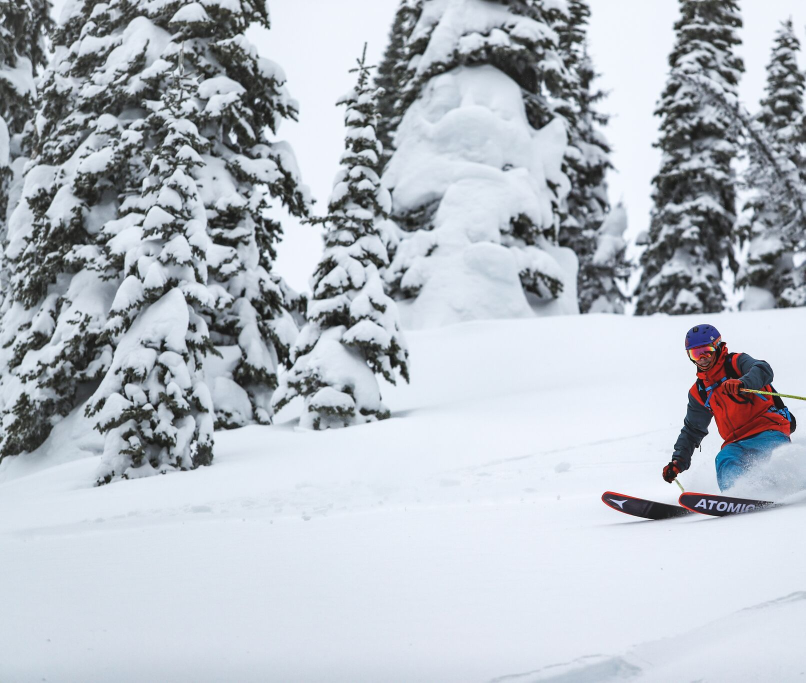
#> input picture image-stitching/images/skier/skier-left.jpg, 1611 x 1365 px (shown at 1/2 size)
$ python feature-matching-comparison.py
#> lines starting #> are read from the running program, lines starting #| are printed output that depends on the picture
import numpy as np
import cv2
import imutils
import matplotlib.pyplot as plt

# https://opencv-python-tutroals.readthedocs.io/en/latest/py_tutorials/py_feature2d/py_orb/py_orb.html


def draw_keypoints(vis, keypoints, color):
    for kp in keypoints:
            x, y = kp.pt
            cv2.circle(vis, (int(x), int(y)), 2, color)

img_left = cv2.imread("images/skier/skier-left.jpg",1)
#> img_left is the input picture: shape (1365, 1611, 3); mean B, G, R 196.2, 188, 181.5
img_right = cv2.imread("images/skier/skier-right.jpg",1)
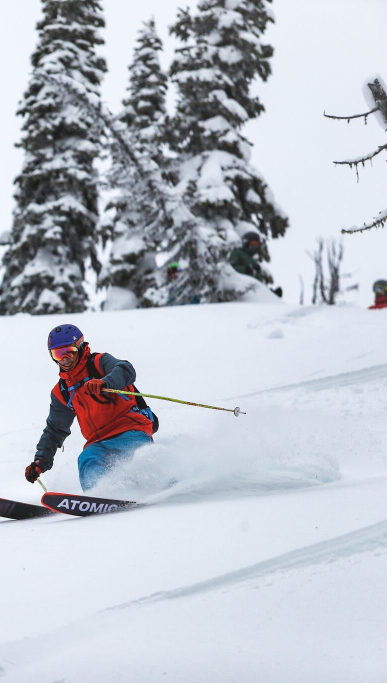
#> input picture image-stitching/images/skier/skier-right.jpg, 773 x 1365 px (shown at 1/2 size)
#> img_right is the input picture: shape (1365, 773, 3); mean B, G, R 200.5, 191, 186.1


## ORB
# Initiate detector
orb = cv2.ORB_create(nfeatures=5000)

keypoints_left, descriptors_left = orb.detectAndCompute(img_left, None)
#> keypoints_left = 5000 keypoints; strongest (x, y, size): (1458, 706, 31), (1451, 686, 31), (1395, 894, 44.6), (1391, 896, 31)
keypoints_right, descriptors_right = orb.detectAndCompute(img_right, None)
#> keypoints_right = 5000 keypoints; strongest (x, y, size): (183, 706, 31), (65, 966, 37.2), (116, 896, 31), (176, 686, 31)


# draw only keypoints location,not size and orientation
keypointColor=(0, 255, 0)
drawLeft = img_left.copy()
drawRight = img_right.copy()
draw_keypoints(drawLeft, keypoints_left, color=keypointColor)
#> the loop in draw_keypoints, `for kp in keypoints:` made 5000 passes
#> (kp, x, y) on passes 1 to 3: (keypoint at (89, 137), size 31, 89, 137), (keypoint at (284, 682), size 31, 284, 682), (keypoint at (330, 682), size 31, 330, 682)
#> after the loop in draw_keypoints, `for kp in keypoints:`:
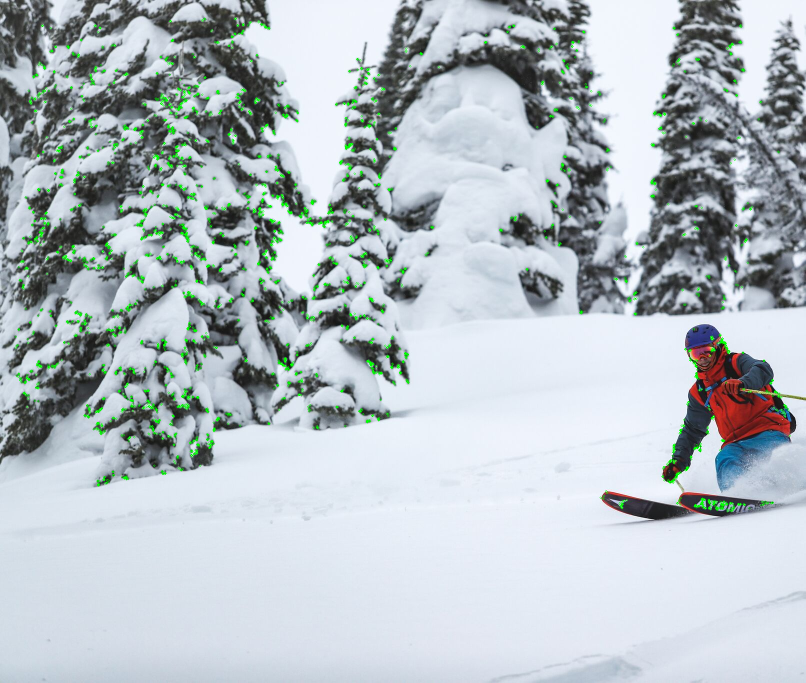
#> vis: shape (1365, 1611, 3) (shown at 1/2 size); mean B, G, R 194.6, 189.6, 180
draw_keypoints(drawRight, keypoints_right, color=keypointColor)
#> call 2 of draw_keypoints, with color = (0, 255, 0)
#> the loop in draw_keypoints (call 2), `for kp in keypoints:` made 5000 passes
#> (kp, x, y) on passes 1 to 3: (keypoint at (496, 42), size 31, 496, 42), (keypoint at (57, 226), size 31, 57, 226), (keypoint at (51, 226), size 31, 51, 226)
#> after the loop in draw_keypoints (call 2), `for kp in keypoints:`:
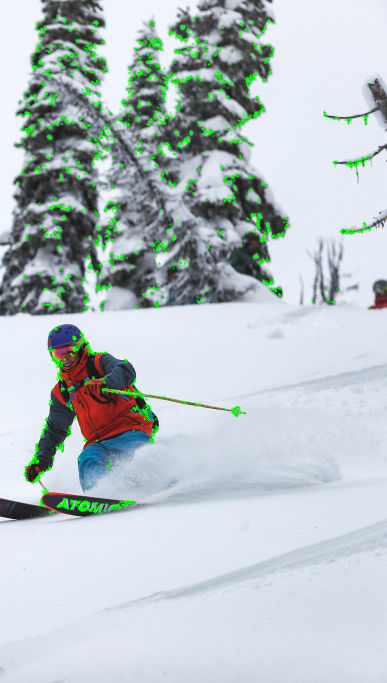
#> vis: shape (1365, 773, 3) (shown at 1/2 size); mean B, G, R 197.1, 194, 183


## CROSS CHECK MATCHING (essentially, use ratio=1)
# create BFMatcher object
bf = cv2.BFMatcher(cv2.NORM_HAMMING, crossCheck=True)
# Match descriptors.
matches = bf.match(descriptors_left,descriptors_right)
#> matches = 1506 matches
# Sort them in the order of their distance.
matches = sorted(matches, key = lambda x:x.distance)
# Draw first N matches, not very dynamic
N = 150
cc_matches_img = cv2.drawMatches(img_left,keypoints_left,img_right,keypoints_right,matches[:N],None,flags=cv2.DrawMatchesFlags_NOT_DRAW_SINGLE_POINTS, matchColor=(0,255,0))
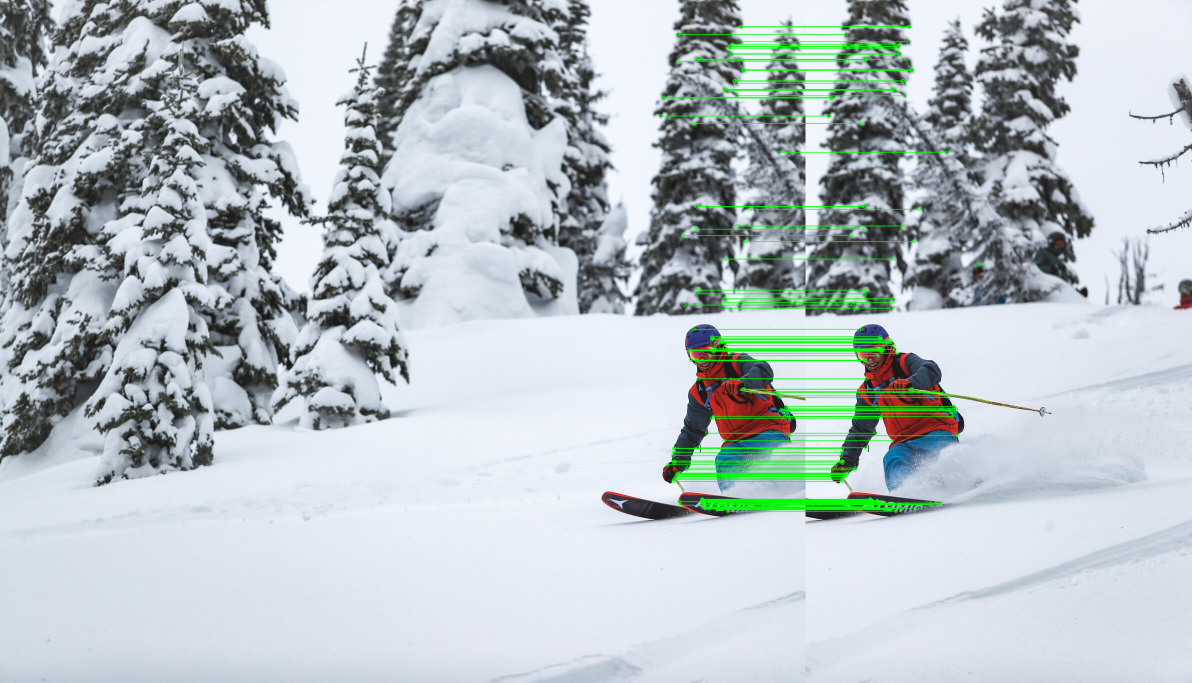
#> cc_matches_img: shape (1365, 2384, 3) (shown at 1/2 size); mean B, G, R 194.9, 190.6, 180.5

## BRUTE FORCE + KNN MATCHING WITH RATIO TEST (most accurate, slowest)
# get matches
bf = cv2.BFMatcher()
rawMatches = bf.knnMatch(descriptors_left, descriptors_right, k=2)
#> rawMatches = 5000 matches

# apply ratio test
matches = []
ratio = 0.25
for m,n in rawMatches:
	if m.distance < ratio*n.distance:
		matches.append(m)
#> after the loop, matches = 158 matches

matches_for_img = [matches]
#> matches_for_img = 1 matches
knn_matches_img = cv2.drawMatchesKnn(img_left,keypoints_left,img_right,keypoints_right,matches_for_img,None,flags=cv2.DrawMatchesFlags_NOT_DRAW_SINGLE_POINTS, matchColor=(0,255,0))
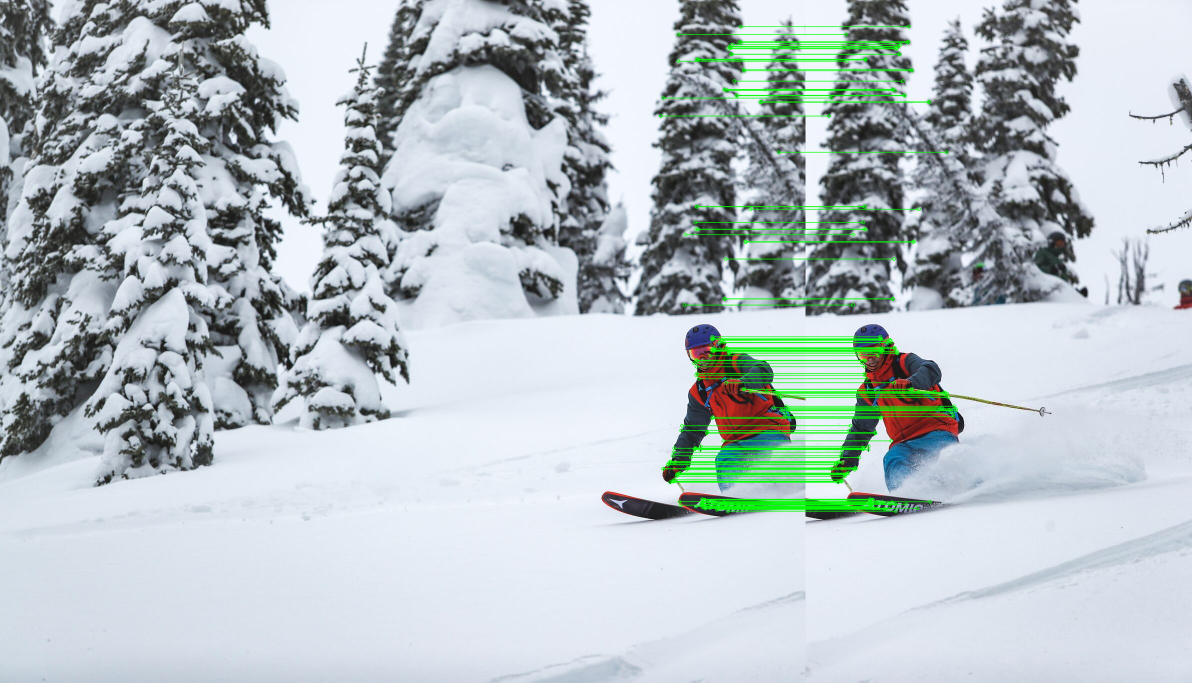
#> knn_matches_img: shape (1365, 2384, 3) (shown at 1/2 size); mean B, G, R 194.7, 190.8, 180.3

## FLANN + KNN MATCHING WITH RATIO TEST (not as accurate as bf, but fastest)
FLANN_INDEX_LSH = 6
index_params= dict(algorithm = FLANN_INDEX_LSH,
                   table_number = 6, # 12, 6
                   key_size = 12,     # 20, 12
                   multi_probe_level = 1) #2, 1
search_params = dict(checks=50)   # number of times to traverse tree, larger is more accurate but takes longer
flann = cv2.FlannBasedMatcher(index_params,search_params)
flann_rawMatches = flann.knnMatch(descriptors_left,descriptors_right,k=2)
#> flann_rawMatches = 5000 matches

# apply ratio test
flann_matches = []
flann_ratio = 0.25

for m,n in flann_rawMatches:
	if m.distance < ratio*n.distance:
		flann_matches.append(m)
#> after the loop, flann_matches = 360 matches

flann_matches_for_img = [flann_matches]
#> flann_matches_for_img = 1 matches
flann_matches_img = cv2.drawMatchesKnn(img_left,keypoints_left,img_right,keypoints_right,flann_matches_for_img,None,flags=cv2.DrawMatchesFlags_NOT_DRAW_SINGLE_POINTS, matchColor=(0,255,0))
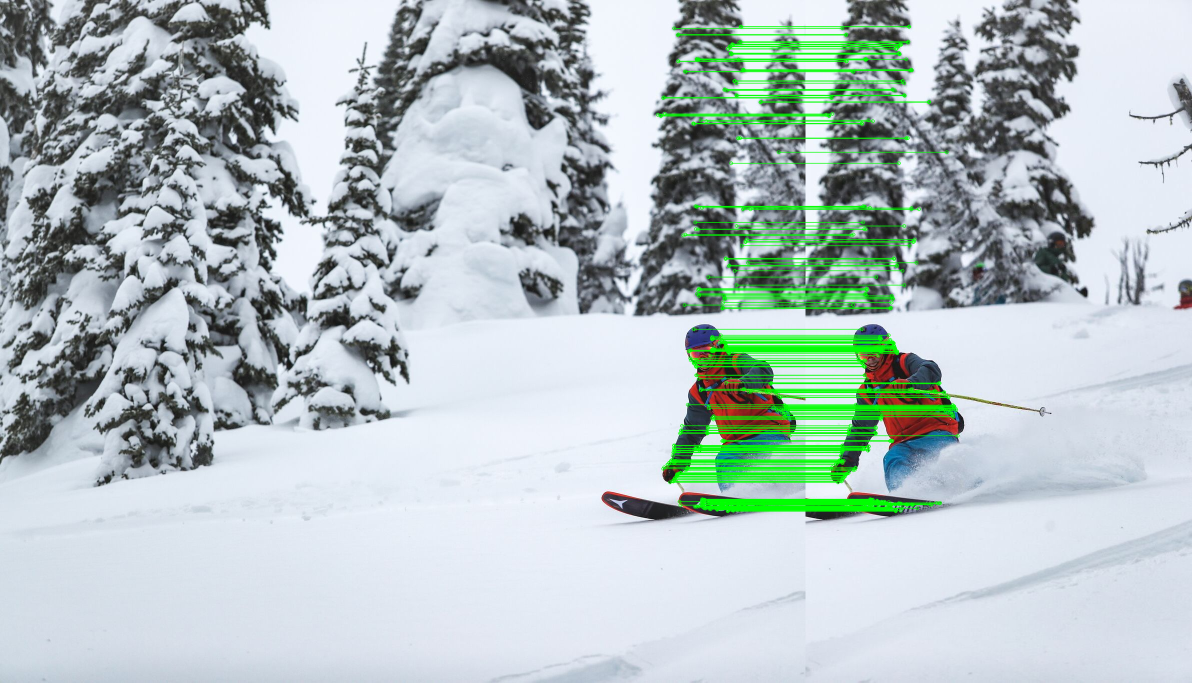
#> flann_matches_img: shape (1365, 2384, 3) (shown at 1/2 size); mean B, G, R 192.7, 192.1, 178.4

f, axarr = plt.subplots(1,3)
f.suptitle("Feature Matching Techniques using ORB")
axarr[0].imshow(knn_matches_img)
axarr[0].set_title("Brute Force + Knn Matches, ratio = "+str(ratio))
axarr[1].imshow(flann_matches_img)
axarr[1].set_title("FLANN + Knn Matches, ratio = "+str(flann_ratio))
axarr[2].imshow(cc_matches_img)
axarr[2].set_title("Cross-Check Matches, first "+str(N)+" matches")

for i in range(0,3): # clear axis labels on plots for easier analysis
	axarr[i].get_yaxis().set_visible(False)
	axarr[i].get_xaxis().set_visible(False)

plt.show()
#> figure, not shown here; B, G, R data is drawn as R, G, B
